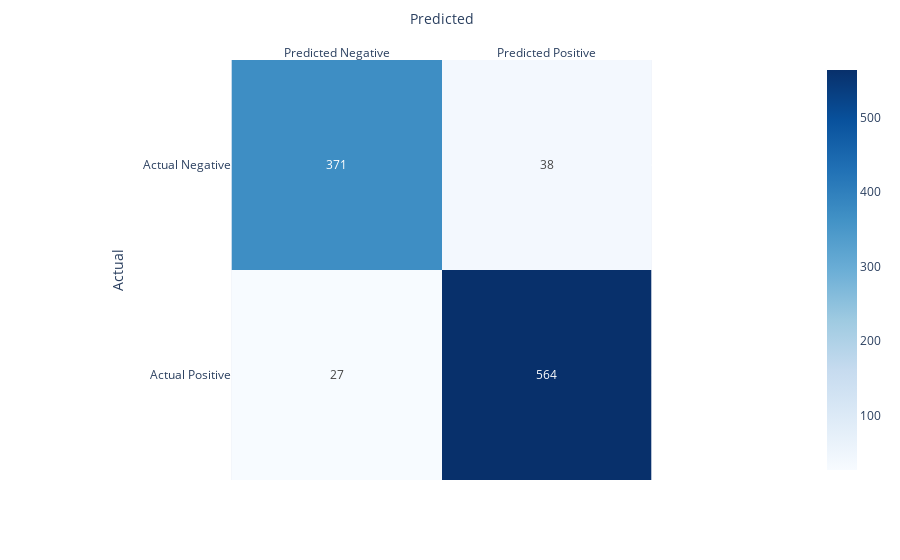

The code cell stored with this chart in its notebook:
### Code cell
# calculate the accuracy
acc = accuracy_score(y_test, y_pred)

#calculate the AUC score
auc = round(roc_auc_score(y_test, y_pred),2)

#classification report provides all metrics e.g. precision, recall, etc. 
all_met = classification_report(y_test, y_pred)

# Print the accuracy
print("Accuracy: ", acc*100, "%")
print(" \n")
print("AUC:", auc)
print(" \n")
print("Classification Report: \n", all_met)
print(" \n")


# Calculate the confusion matrix
conf_mat = confusion_matrix(y_test, y_pred)
conf_mat_df = pd.DataFrame(conf_mat, columns=['Predicted Negative', 'Predicted Positive'], index=['Actual Negative', 'Actual Positive'])

fig = px.imshow(conf_mat_df, text_auto= True, color_continuous_scale='Blues')
fig.update_xaxes(side='top', title_text='Predicted')
fig.update_yaxes(title_text='Actual')
fig.show()

### Figure 1 — Plotly figure (JSON) as saved in the notebook; plotly's stock layout.template omitted (floating-point values rounded to 4 significant figures)
{"data": [{"coloraxis": "coloraxis", "hovertemplate": "x: %{x}<br>y: %{y}<br>color: %{z}<extra></extra>", "name": "0", "texttemplate": "%{z}", "type": "heatmap", "x": ["Predicted Negative", "Predicted Positive"], "xaxis": "x", "y": ["Actual Negative", "Actual Positive"], "yaxis": "y", "z": [[371, 38], [27, 564]]}], "layout": {"coloraxis": {"colorscale": [[0, "rgb(247,251,255)"], [0.125, "rgb(222,235,247)"], [0.25, "rgb(198,219,239)"], [0.375, "rgb(158,202,225)"], [0.5, "rgb(107,174,214)"], [0.625, "rgb(66,146,198)"], [0.75, "rgb(33,113,181)"], [0.875, "rgb(8,81,156)"], [1, "rgb(8,48,107)"]]}, "margin": {"t": 60}, "xaxis": {"anchor": "y", "constrain": "domain", "domain": [0, 1], "scaleanchor": "y", "side": "top", "title": {"text": "Predicted"}}, "yaxis": {"anchor": "x", "autorange": "reversed", "constrain": "domain", "domain": [0, 1], "title": {"text": "Actual"}}}}
